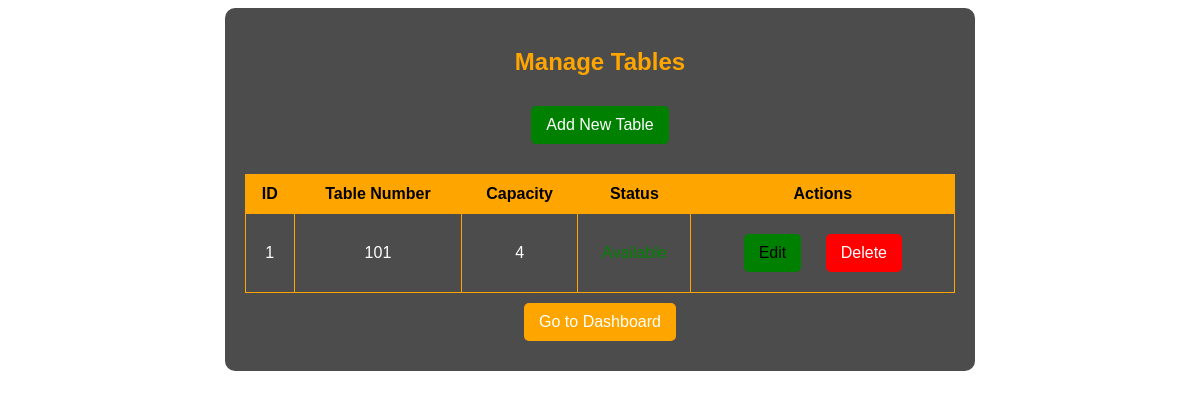
Page /admin/manage_tables.php on the committed database.
### tables this page shows
CREATE TABLE `tables` (
  `id` int(11) NOT NULL,
  `table_number` varchar(10) NOT NULL,
  `capacity` int(11) NOT NULL,
  `status` enum('Available','Reserved') NOT NULL DEFAULT 'Available'
);

### admin/manage_tables.php (the view, shortened to what this page needs)
<?php
require_once '../includes/db_connect.php';
$result = $conn->query("SELECT * FROM tables");
?>
<!DOCTYPE html>
<html lang="en">
<head>
    <link rel="stylesheet" href="../assets/css/manage_tables.css">
</head>
<body>
<div class="container">
    <h2>Manage Tables</h2>
    <a href="add_table.php" class="add-btn">Add New Table</a>
    <table>
        <thead>
            <tr>
                <th>ID</th>
                <th>Table Number</th>
                <th>Capacity</th>
                <th>Status</th>
                <th>Actions</th>
            </tr>
        </thead>
        <tbody>
            <?php while ($row = $result->fetch_assoc()) : ?>
                <tr>
                    <td><?= htmlspecialchars($row['id']) ?></td>
                    <td><?= htmlspecialchars($row['table_number']) ?></td>
                    <td><?= htmlspecialchars($row['capacity']) ?></td>
                    <td>
                        <?php
                        if ($row['status'] === "Available") {
                            echo "<span style='color: green;'>Available</span>";
                        } elseif ($row['status'] === "Reserved") {
                            echo "<span style='color: orange;'>Reserved</span>";
                        } elseif ($row['status'] === "Occupied") {
                            echo "<span style='color: red;'>Occupied</span>";
                        } else {
                            echo "<span style='color: gray;'>Unknown</span>";
                        }
                        ?>
                    </td>
                    <td>
                        <a href="edit_table.php?id=<?= $row['id'] ?>" class="edit-btn">Edit</a>
                        <a href="delete_table.php?id=<?= $row['id'] ?>" class="delete-btn" onclick="return confirm('Are you sure?')">Delete</a>
                    </td>
                </tr>
            <?php endwhile; ?>
        </tbody>
    </table>
    <a href="dashboard.php" class="dashboard-btn">Go to Dashboard</a>
</div>
</body>
</html>

### assets/css/manage_tables.css (style rules this page uses)
body { font-family: Arial, sans-serif; background: url('../images/restaurant-bg.jpg') no-repeat center center fixed; background-size: cover; color: white; }
.container { width: 60%; margin: auto; padding: 20px; background: rgba(0, 0, 0, 0.7); border-radius: 10px; text-align: center; box-shadow: 0 0 10px rgba(255, 255, 255, 0.3); }
h2 { color: #ffa500; }
table { width: 100%; margin-top: 20px; border-collapse: collapse; }
th, td { padding: 10px; border: 1px solid #ffa500; text-align: center; }
th { background: #ffa500; color: black; }
.add-btn, .dashboard-btn, .edit-btn, .delete-btn { text-decoration: none; display: inline-block; padding: 10px 15px; margin: 10px; border-radius: 5px; }
.add-btn { background: green; color: white; }
.dashboard-btn { background: orange; color: white; }
.edit-btn { background: green; color: black; }
.delete-btn { background: red; color: white; }

### rows in the picture
tables: id "1", table_number "101", capacity "4"
